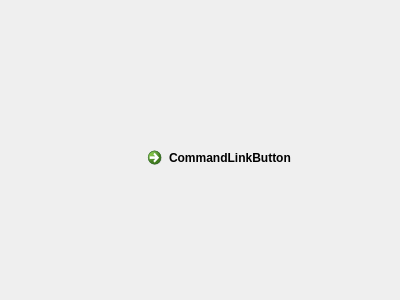
<?xml version="1.0" encoding="UTF-8"?>
<ui version="4.0">
 <class>FindDialog</class>
 <widget class="QDialog" name="FindDialog">
  <property name="geometry">
   <rect>
    <x>0</x>
    <y>0</y>
    <width>400</width>
    <height>300</height>
   </rect>
  </property>
  <property name="windowTitle">
   <string>Dialog</string>
  </property>
  <widget class="QCommandLinkButton" name="commandLinkButton">
   <property name="geometry">
    <rect>
     <x>140</x>
     <y>140</y>
     <width>185</width>
     <height>41</height>
    </rect>
   </property>
   <property name="text">
    <string>CommandLinkButton</string>
   </property>
  </widget>
 </widget>
 <resources/>
 <connections/>
</ui>
